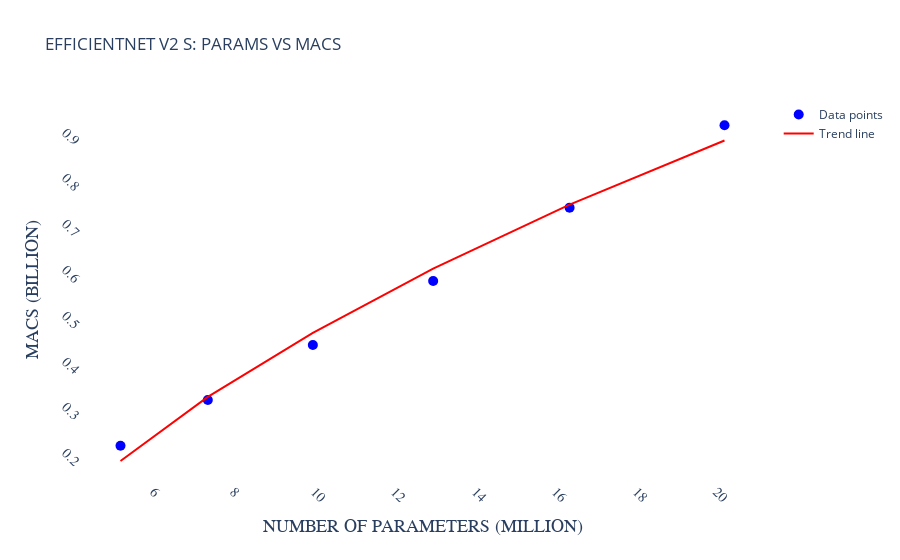

The code cell stored with this chart in its notebook:
### Code cell
plot_chart(ef_params, ef_macs, 'EFFICIENTNET V2 S: PARAMS VS MACS', 'PARAMS', 'MACS', 'NUMBER OF PARAMETERS (MILLION)', 'MACS (BILLION)')

### Figure 1 — Plotly figure (JSON) as saved in the notebook; plotly's stock layout.template omitted (floating-point values rounded to 4 significant figures)
{"data": [{"hoverinfo": "text", "marker": {"color": "blue", "size": 10}, "mode": "markers", "name": "Data points", "text": ["PARAMS: 5.17<br>MACS: 0.24", "PARAMS: 7.34<br>MACS: 0.34", "PARAMS: 9.95<br>MACS: 0.46", "PARAMS: 12.94<br>MACS: 0.6", "PARAMS: 16.33<br>MACS: 0.76", "PARAMS: 20.18<br>MACS: 0.94"], "type": "scatter", "x": [5.17, 7.34, 9.95, 12.94, 16.33, 20.18], "y": [0.24, 0.34, 0.46, 0.6, 0.76, 0.94]}, {"line": {"color": "red", "width": 2}, "mode": "lines", "name": "Trend line", "type": "scatter", "x": [5.17, 7.34, 9.95, 12.94, 16.33, 20.18], "y": [0.2067, 0.3467, 0.4867, 0.6267, 0.7667, 0.9067]}], "layout": {"plot_bgcolor": "white", "title": {"text": "EFFICIENTNET V2 S: PARAMS VS MACS"}, "xaxis": {"autorange": true, "tickangle": 45, "tickfont": {"family": "Arial, bold", "size": 14}, "title": {"font": {"family": "Arial, bold", "size": 18}, "text": "NUMBER OF PARAMETERS (MILLION)"}}, "yaxis": {"autorange": true, "tickangle": 45, "tickfont": {"family": "Arial, bold", "size": 14}, "title": {"font": {"family": "Arial, bold", "size": 18}, "text": "MACS (BILLION)"}}}}
